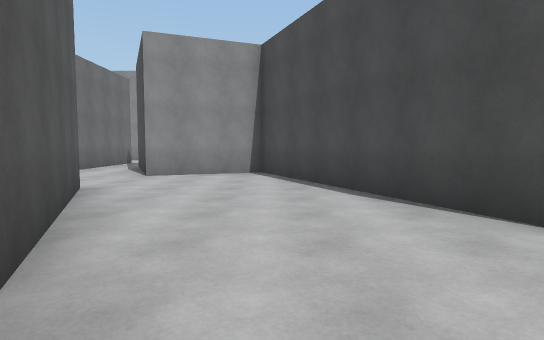
[1] (above)

22 first-person views from a walk through a Unity game level. The camera is 1.3 m above the floor, tilts 4° down and sees 75° across. The floor is counted in squares, 2 m on a side. Each view is taken from the middle of a square. On the plan, view 1 faces up. The plan holds only what a view shows up to about 10 squares ahead; the rest is blank. The place goes on beyond the plan. Some animated figures are not drawn.

[2]
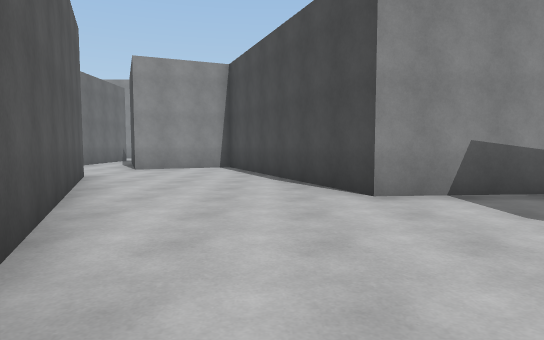

[3]
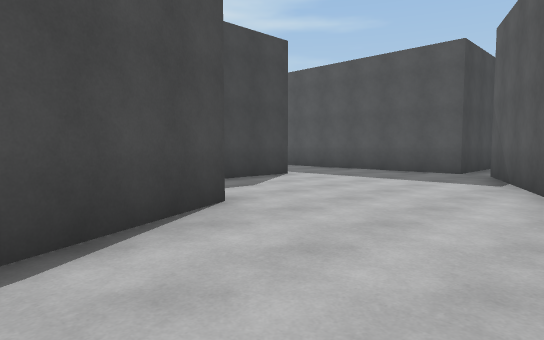

[4]
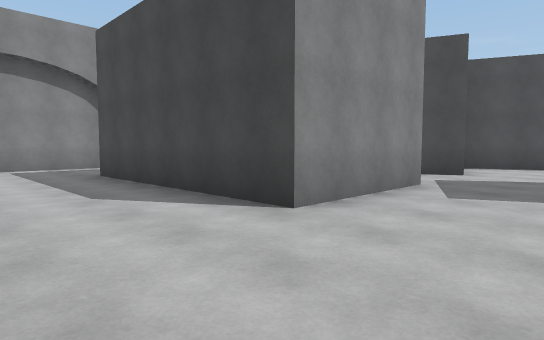

[5]
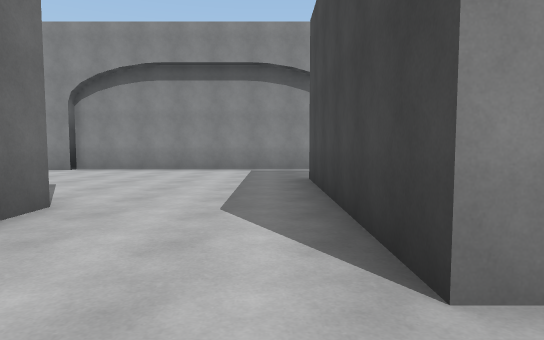

[6]
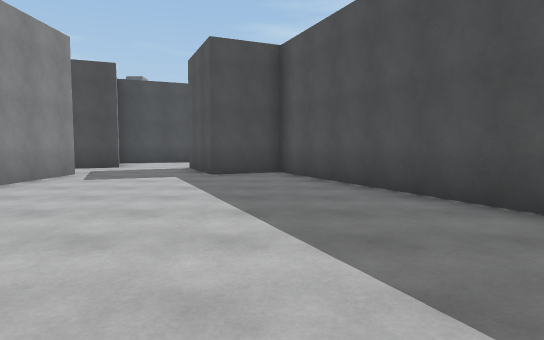

[7]
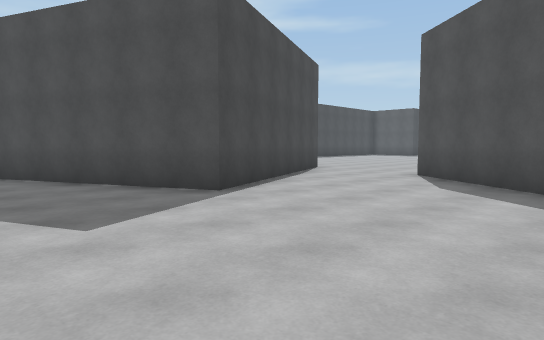

[8]
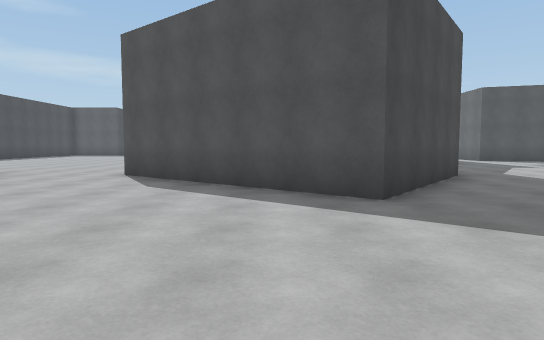

[9]
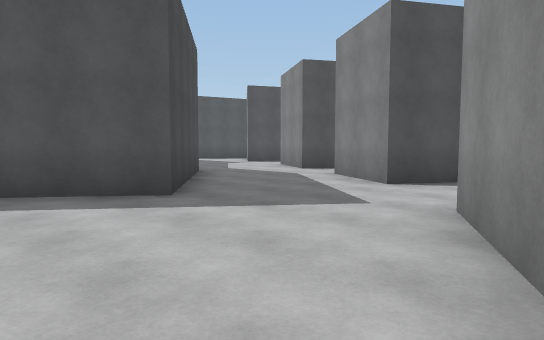

[10]
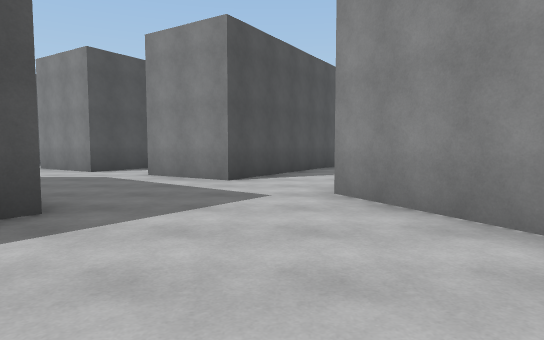

[11]
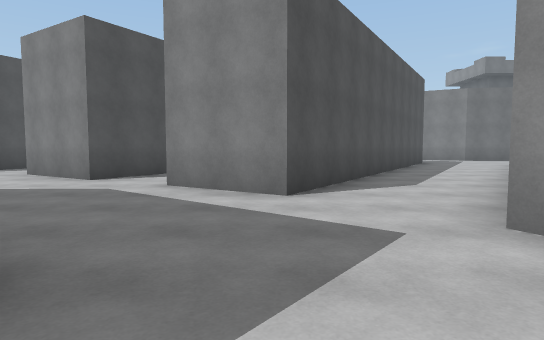

[12]
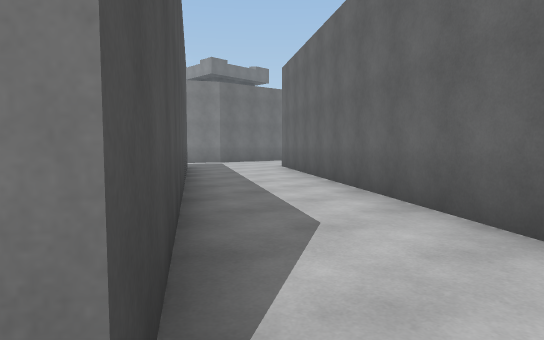

[13]
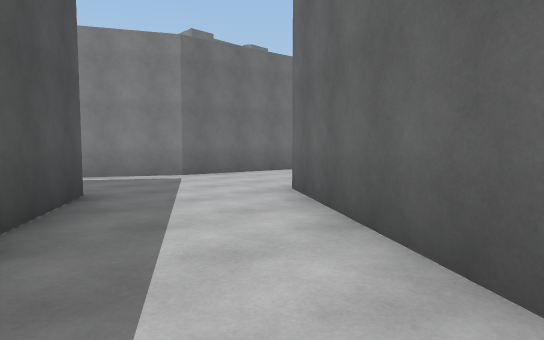

[14]
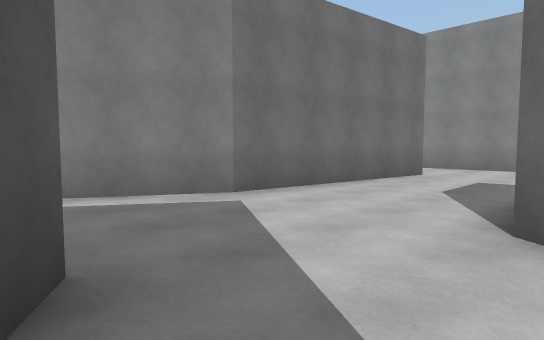

[15]
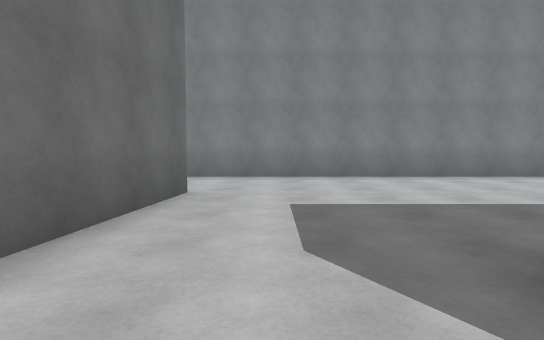

[16]
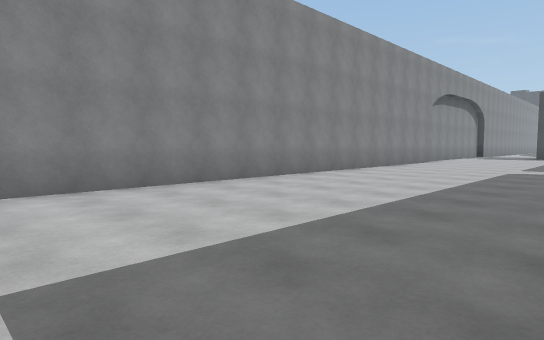

[17]
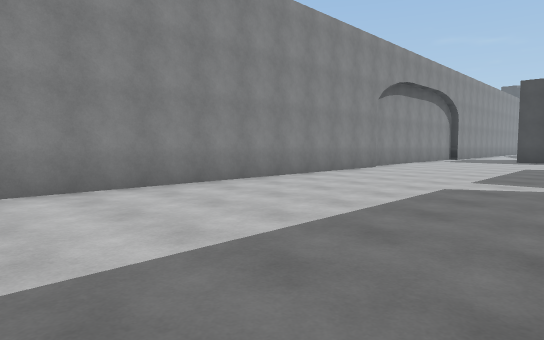

[18]
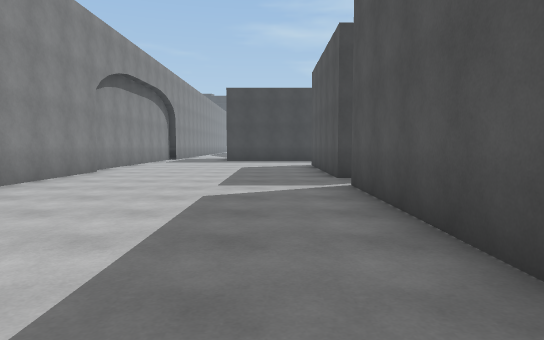

[19]
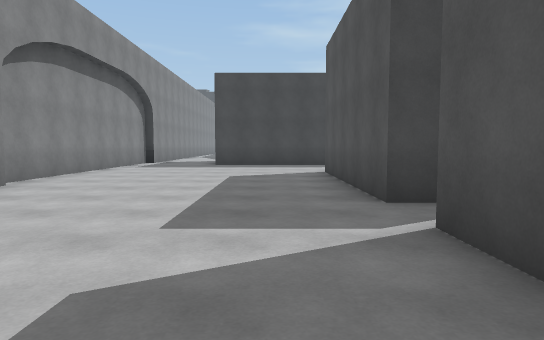

[20]
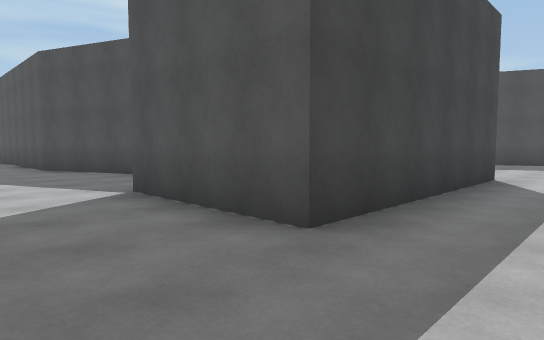

[21]
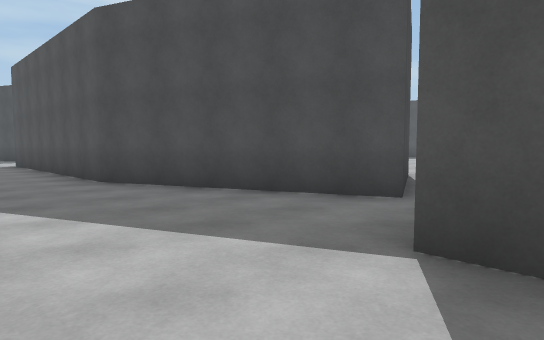

[22]
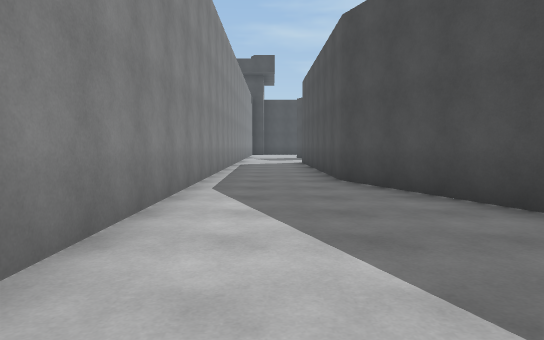

### Floor plan
Points are (right, up) in squares from view 1. A wall is a line through its corners. A room is listed if a view was taken in it or the views show most of it. See-through windows are left out.
Room 1 (views 1, 2)
walls: (-0.7, 0.3) (1, -3.5); (1.6, -4.6) (1.6, -3.6) (4.5, -3.6); (4.5, 2.7) (2.3, 2.5)
ways out: opening at (0.3, 2) to room 2; opening at (1, -4)
Room 2 (view 3)
walls: (-2.9, 5.3) (-0.7, 0.3); (2.3, 2.5) (-0.2, 8.5) (-2.7, 7.5)
ways out: opening at (0.3, 2) to room 1; opening at (-3, 6.5) to room 3
Room 3 (views 4, 5, 6, 7, 8, 9, 10, 11, 12, 13, 14, 15, 16, 17, 18, 19, 20, 21, 22)
walls: (-16, 9.1) (-16, 9.7) (-11.3, 9.7) (-11.3, 9); (-21.4, 9.7) (-17.1, 9.7); (-15.5, 3) (-17.8, 1.8); (-19.3, 2.9) (-26.6, 8); (-14.2, 15.3) (-29.9, 15.3); (-17.1, -2.1) (-16.3, -1.2) (-11.7, -4.8); (-28, 5.6) (-19.5, 0.2) (-20.7, -1.7); (-5, 7.4) (-8.3, 7.4) (-8.3, 12.9) (-5, 12.9); (-23.1, -2.4) (-21.6, -3.4); (-5.1, 10) (-5.1, 9.4); (-7.4, 15.6) (-14.4, 15.6); (-29.2, 12.9) (-29.8, 8.1) (-30.8, 6.2); (-2.7, 7.5) (-4.1, 10.8) (0.6, 12.7); (-9.1, -4) (-10.9, -0.1) (-4.5, 2.8) (-5.2, 4.3) (-2.9, 5.3); (0.5, 12.9) (4.5, 12.9); (4, 15.3) (-4.4, 15.3)
ways out: opening at (-3, 6.5) to room 2; opening at (-19.5, -1.8); opening at (-17, 8.5); opening at (-10.5, -4.5); gap at (-4, 11)

Where each view was taken, in squares from view 1:
view 1: 0 up, 0 right, facing up
view 2: 2 down, 1 right, facing up
view 3: 5 up, 1 left, facing down-right
view 4: 5 up, 11 left, facing up-right
view 5: 6 up, 9 left, facing up
view 6: 3 up, 13 left, facing right
view 7: 3 up, 15 left, facing down-right
view 8: 3 up, 15 left, facing down
view 9: 3 up, 14 left, facing down-left
view 10: 1 up, 13 left, facing left
view 11: 0 up, 15 left, facing left
view 12: 0 up, 19 left, facing up-left
view 13: 4 up, 23 left, facing up-left
view 14: 5 up, 26 left, facing up-left
view 15: 8 up, 28 left, facing up
view 16: 10 up, 28 left, facing up-right
view 17: 10 up, 24 left, facing up-right
view 18: 11 up, 23 left, facing right
view 19: 11 up, 20 left, facing right
view 20: 15 up, 10 left, facing down-right
view 21: 15 up, 6 left, facing down-right
view 22: 14 up, 6 left, facing right
